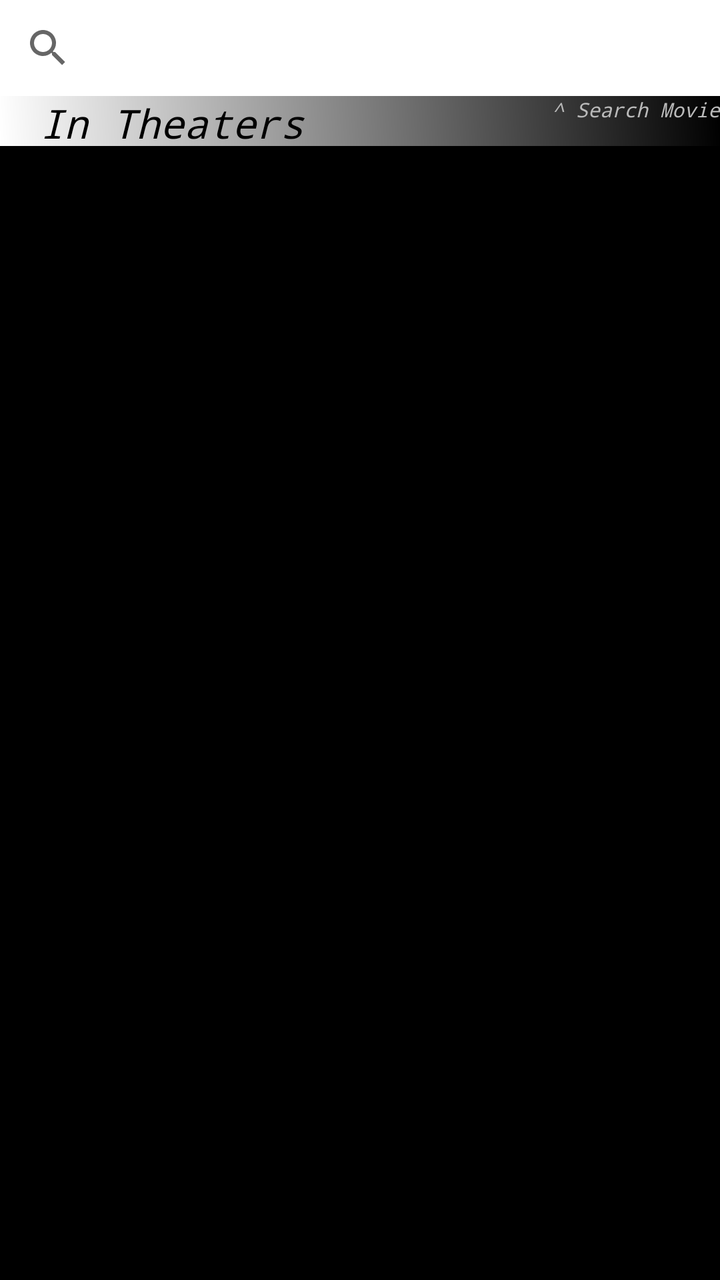
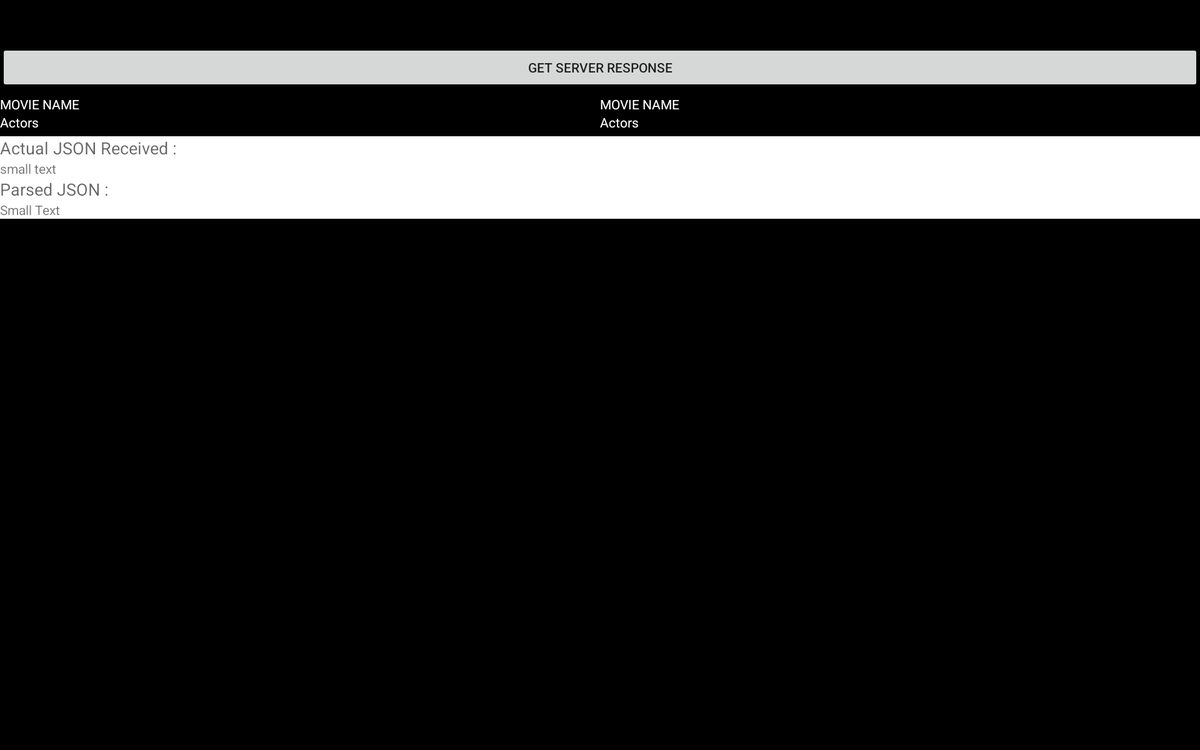

First picture: res/layout/ on a phone held upright. Second picture: the repository's own variant of that layout, on a device whose configuration matches the variant's folder. Source for both follows.
<!-- AndroidManifest.xml: application theme AppTheme -->
<!-- res/layout/content_main.xml -->
<?xml version="1.0" encoding="utf-8"?>
<RelativeLayout xmlns:android="http://schemas.android.com/apk/res/android"
    xmlns:app="http://schemas.android.com/apk/res-auto"
    xmlns:tools="http://schemas.android.com/tools"
    android:layout_width="match_parent"
    android:layout_height="match_parent"
android:background="#000000"
    app:layout_behavior="@string/appbar_scrolling_view_behavior"
    tools:context="com.creativeDApps.movieFinder.MainActivity"
    tools:showIn="@layout/activity_main">
    <SearchView
        android:layout_width="wrap_content"
        android:layout_height="wrap_content"
        android:id="@+id/searchView"
        android:background="#FFFFFF"
        android:layout_alignParentTop="true"
        android:layout_alignParentLeft="true"
        android:layout_alignParentStart="true"
        android:layout_alignParentRight="true"
        android:layout_alignParentEnd="true"
        android:queryHint="@string/abc_search_hint" />

    <ScrollView
        android:layout_width="match_parent"
        android:layout_height="wrap_content"
        android:id="@+id/scrollView"
        android:layout_alignParentLeft="true"
        android:layout_alignParentStart="true"
        android:layout_below="@+id/searchView">

<RelativeLayout
    android:layout_width="match_parent"
    android:layout_height="wrap_content">
    <RelativeLayout
        android:layout_width="match_parent"
        android:layout_height="25sp"
        android:background="@drawable/gradient"
        >
    <TextView
        android:layout_width="wrap_content"
        android:layout_height="wrap_content"
        android:text="In Theaters"
        android:layout_alignParentLeft="true"
        android:textSize="20sp"
        android:textStyle="italic"
        android:layout_marginLeft="20sp"
        android:textColor="#000000"
        android:typeface="monospace"/>

        <TextView
            android:layout_width="wrap_content"
            android:layout_height="wrap_content"
            android:text="^ Search Movie"
            android:layout_alignParentRight="true"
            android:textSize="10sp"
            android:textStyle="italic"
            android:layout_marginLeft="10sp"
            android:textColor="#BABABA"
            android:typeface="monospace"/>
    </RelativeLayout>
    <LinearLayout
            android:layout_marginTop="25sp"
            android:layout_width="match_parent"
            android:layout_height="wrap_content"
            android:id="@+id/layout2"
            android:orientation="vertical">
    <LinearLayout
        android:layout_width="match_parent"
        android:layout_height="wrap_content"
        android:layout_marginTop="5sp"
        android:id="@+id/lay1"
        android:orientation="horizontal"
        android:weightSum="2">

        <ImageView
            android:layout_width="wrap_content"
            android:layout_height="wrap_content"

            android:layout_alignLeft="@id/lay1"
            android:id="@+id/imageView0"
            android:layout_weight="1"/>

        <ImageView
        android:layout_width="wrap_content"
        android:layout_height="wrap_content"
        android:paddingRight="0sp"
        android:layout_alignRight="@id/lay1"


            android:id="@+id/imageView1"
        android:layout_weight="1"/>
    </LinearLayout>
    <LinearLayout
        android:layout_width="match_parent"
        android:layout_height="wrap_content"
        android:orientation="horizontal"
        android:weightSum="2">

        <RelativeLayout
            android:layout_width="match_parent"
            android:layout_height="wrap_content"
            android:layout_weight="1">
         <TextView
            android:layout_width="wrap_content"
            android:textColor="#FFFFFF"
            android:id="@+id/movieName1"
            android:layout_height="wrap_content"
            android:textAllCaps="true"
            android:layout_alignParentLeft="true"
             android:layout_marginLeft="10sp"
             />
        <TextView
            android:layout_width="wrap_content"
            android:id="@+id/actorName1"
            android:textSize="9sp"
            android:layout_below="@id/movieName1"
            android:layout_height="wrap_content"
            android:textColor="#FFFFFF"

            android:layout_alignParentLeft="true"
            android:layout_marginLeft="10sp"/>
        </RelativeLayout>

        <RelativeLayout
            android:layout_width="match_parent"
            android:layout_height="wrap_content"
            android:layout_weight="1">
            <TextView
                android:layout_width="wrap_content"
                android:layout_height="wrap_content"
                android:id="@+id/movieName2"
                android:textColor="#FFFFFF"
                android:textAllCaps="true"
                android:layout_alignParentLeft="true"
                android:layout_marginLeft="10sp"/>
            <TextView
                android:layout_width="wrap_content"
                android:layout_height="wrap_content"
                android:textSize="9sp"
                android:id="@+id/actorName2"
                android:layout_below="@id/movieName2"
                android:text="Actors"
                android:layout_alignParentLeft="true"
                android:layout_marginLeft="10sp"/>
        </RelativeLayout>

    </LinearLayout>
    <LinearLayout
        android:layout_width="match_parent"
        android:layout_marginTop="5sp"
        android:layout_height="wrap_content"
        android:orientation="horizontal"
        android:weightSum="2">
        <ImageView
            android:paddingLeft="0sp"
            android:layout_width="wrap_content"
            android:layout_height="wrap_content"
            android:id="@+id/imageView2"
            android:layout_weight="1"/>
        <ImageView
            android:paddingRight="0sp"
            android:layout_width="wrap_content"
            android:layout_height="wrap_content"
            android:id="@+id/imageView3"
            android:layout_weight="1"/>
    </LinearLayout>
            <LinearLayout
                android:layout_width="match_parent"
                android:layout_height="wrap_content"
                android:orientation="horizontal"
                android:weightSum="2">

                <RelativeLayout
                    android:layout_width="match_parent"
                    android:layout_height="wrap_content"
                    android:layout_weight="1">
                    <TextView
                        android:layout_width="wrap_content"
                        android:textColor="#FFFFFF"
                        android:id="@+id/movieName3"
                        android:layout_height="wrap_content"
                        android:textAllCaps="true"
                        android:layout_alignParentLeft="true"
                        android:layout_marginLeft="10sp"
                        />
                    <TextView
                        android:layout_width="wrap_content"
                        android:id="@+id/actorName3"
                        android:layout_height="wrap_content"
                        android:textColor="#FFFFFF"
                        android:textSize="9sp"
                        android:layout_below="@id/movieName3"
                        android:layout_alignParentLeft="true"
                        android:layout_marginLeft="10sp"/>
                </RelativeLayout>

                <RelativeLayout
                    android:layout_width="match_parent"
                    android:layout_height="wrap_content"
                    android:layout_weight="1">
                    <TextView
                        android:layout_width="wrap_content"
                        android:layout_height="wrap_content"
                        android:id="@+id/movieName4"
                        android:textColor="#FFFFFF"
                        android:textAllCaps="true"
                        android:layout_alignParentLeft="true"
                        android:layout_marginLeft="10sp"/>
                    <TextView
                        android:layout_width="wrap_content"
                        android:layout_height="wrap_content"
                        android:textSize="9sp"
                        android:id="@+id/actorName4"
                        android:layout_below="@id/movieName4"
                        android:textColor="#FFFFFF"
                        android:layout_alignParentLeft="true"
                        android:layout_marginLeft="10sp"/>
                </RelativeLayout>

            </LinearLayout>


            <LinearLayout
                android:layout_width="match_parent"
                android:layout_height="wrap_content"
                android:orientation="horizontal"
                android:weightSum="2">
                <ImageView
                    android:paddingLeft="0sp"
                    android:layout_width="wrap_content"
                    android:layout_height="wrap_content"
                    android:id="@+id/imageView4"
                    android:layout_weight="1"/>
                <ImageView
                    android:paddingRight="0sp"
                    android:layout_width="wrap_content"
                    android:layout_height="wrap_content"
                    android:id="@+id/imageView5"
                    android:layout_weight="1"/>
            </LinearLayout>
            <LinearLayout
                android:layout_width="match_parent"
                android:layout_height="wrap_content"
                android:orientation="horizontal"
                android:weightSum="2">

                <RelativeLayout
                    android:layout_width="match_parent"
                    android:layout_height="wrap_content"
                    android:layout_weight="1">
                    <TextView
                        android:layout_width="wrap_content"
                        android:textColor="#FFFFFF"
                        android:id="@+id/movieName5"
                        android:layout_height="wrap_content"
                        android:textAllCaps="true"
                        android:layout_alignParentLeft="true"
                        android:layout_marginLeft="10sp"
                        />
                    <TextView
                        android:layout_width="wrap_content"
                        android:id="@+id/actorName5"
                        android:textSize="9sp"
                        android:layout_below="@id/movieName5"
                        android:layout_height="wrap_content"
                        android:textColor="#FFFFFF"

                        android:layout_alignParentLeft="true"
                        android:layout_marginLeft="10sp"/>
                </RelativeLayout>

                <RelativeLayout
                    android:layout_width="match_parent"
                    android:layout_height="wrap_content"
                    android:layout_weight="1">
                    <TextView
                        android:layout_width="wrap_content"
                        android:layout_height="wrap_content"
                        android:id="@+id/movieName6"
                        android:textColor="#FFFFFF"
                        android:textAllCaps="true"
                        android:layout_alignParentLeft="true"
                        android:layout_marginLeft="10sp"/>
                    <TextView
                        android:layout_width="wrap_content"
                        android:layout_height="wrap_content"
                        android:textSize="9sp"
                        android:id="@+id/actorName6"
                        android:layout_below="@id/movieName6"
                        android:textColor="#FFFFFF"
                        android:layout_alignParentLeft="true"
                        android:layout_marginLeft="10sp"/>
                </RelativeLayout>

            </LinearLayout>


            <LinearLayout
                android:layout_width="match_parent"
                android:layout_height="wrap_content"
                android:orientation="horizontal"
                android:weightSum="2">
                <ImageView
                    android:paddingLeft="0sp"
                    android:layout_width="wrap_content"
                    android:layout_height="wrap_content"
                    android:id="@+id/imageView6"
                    android:layout_weight="1"/>
                <ImageView
                    android:paddingRight="0sp"
                    android:layout_width="wrap_content"
                    android:layout_height="wrap_content"
                    android:id="@+id/imageView7"
                    android:layout_weight="1"/>
            </LinearLayout>
            <LinearLayout
                android:layout_width="match_parent"
                android:layout_height="wrap_content"
                android:orientation="horizontal"
                android:weightSum="2">

                <RelativeLayout
                    android:layout_width="match_parent"
                    android:layout_height="wrap_content"
                    android:layout_weight="1">
                    <TextView
                        android:layout_width="wrap_content"
                        android:textColor="#FFFFFF"
                        android:id="@+id/movieName7"
                        android:layout_height="wrap_content"
                        android:textAllCaps="true"
                        android:layout_alignParentLeft="true"
                        android:layout_marginLeft="10sp"
                        />
                    <TextView
                        android:layout_width="wrap_content"
                        android:id="@+id/actorName7"
                        android:layout_below="@id/movieName7"
                        android:layout_height="wrap_content"
                        android:textColor="#FFFFFF"
                        android:textSize="9sp"
                        android:layout_alignParentLeft="true"
                        android:layout_marginLeft="10sp"/>
                </RelativeLayout>

                <RelativeLayout
                    android:layout_width="match_parent"
                    android:layout_height="wrap_content"
                    android:layout_weight="1">
                    <TextView
                        android:layout_width="wrap_content"
                        android:layout_height="wrap_content"
                        android:id="@+id/movieName8"
                        android:textColor="#FFFFFF"
                        android:textAllCaps="true"
                        android:layout_alignParentLeft="true"
                        android:layout_marginLeft="10sp"/>
                    <TextView
                        android:layout_width="wrap_content"
                        android:layout_height="wrap_content"
                        android:id="@+id/actorName8"
                        android:textSize="9sp"
                        android:layout_below="@id/movieName8"
                        android:textColor="#FFFFFF"
                        android:layout_alignParentLeft="true"
                        android:layout_marginLeft="10sp"/>
                </RelativeLayout>

            </LinearLayout>




        </LinearLayout>
<RelativeLayout
    android:layout_width="match_parent"
    android:layout_height="wrap_content"
    android:layout_below="@id/layout2"
  >
    <TextView
            android:layout_width="wrap_content"
            android:layout_height="wrap_content"
            android:textAppearance="?android:attr/textAppearanceMedium"
            android:id="@+id/textView"
            android:layout_alignParentLeft="true"
            android:layout_alignParentStart="true" />

        <TextView
            android:layout_width="wrap_content"
            android:layout_height="wrap_content"
            android:textAppearance="?android:attr/textAppearanceSmall"
            android:id="@+id/textView2"
            android:layout_below="@+id/textView"
            android:layout_alignParentLeft="true"
            android:layout_alignParentStart="true"
           />

        <TextView
            android:layout_width="wrap_content"
            android:layout_height="wrap_content"
            android:textAppearance="?android:attr/textAppearanceMedium"
            android:id="@+id/textView3"
            android:layout_below="@+id/textView2"
            android:layout_alignParentLeft="true"
            android:layout_alignParentStart="true" />

        <TextView
            android:layout_width="wrap_content"
            android:layout_height="wrap_content"
            android:textAppearance="?android:attr/textAppearanceSmall"
            android:layout_below="@id/textView3"
            android:id="@+id/textView4" />
    <TextView
        android:layout_width="wrap_content"
        android:layout_height="wrap_content"
        android:textAppearance="?android:attr/textAppearanceSmall"
        android:layout_below="@id/textView4"
        android:id="@+id/test" />

</RelativeLayout>
</RelativeLayout>
       </ScrollView>
</RelativeLayout>
<!-- resources referenced by this layout -->
<resources>
  <!-- drawable gradient (drawable) -->
  <?xml version="1.0" encoding="utf-8"?>
      <shape xmlns:android="http://schemas.android.com/apk/res/android"
          android:shape="rectangle">
          <gradient
              android:startColor="#FFFFFF"
              android:endColor="#000000"
              android:angle="45"/>
  
  </shape>
  <style name="AppTheme" parent="Theme.AppCompat.Light.DarkActionBar">
          
          <item name="colorPrimary">@color/colorPrimary</item>
          <item name="colorPrimaryDark">@color/colorPrimaryDark</item>
          <item name="colorAccent">@color/colorAccent</item>
      </style>
  <color name="colorPrimary">#3F51B5</color>
  <color name="colorPrimaryDark">#303F9F</color>
  <color name="colorAccent">#FF4081</color>
</resources>
<!-- res/layout-xlarge/content_main.xml (the author's variant of the layout above) -->
<!-- drawn on a large tablet held sideways -->
<?xml version="1.0" encoding="utf-8"?>
<RelativeLayout xmlns:android="http://schemas.android.com/apk/res/android"
    xmlns:app="http://schemas.android.com/apk/res-auto"
    xmlns:tools="http://schemas.android.com/tools"
    android:layout_width="match_parent"
    android:layout_height="match_parent"
android:background="#000000"
    app:layout_behavior="@string/appbar_scrolling_view_behavior"
    tools:context="com.creativeDApps.movieFinder.MainActivity"
    tools:showIn="@layout/activity_main">
    <SearchView
        android:layout_width="wrap_content"
        android:layout_height="wrap_content"
        android:id="@+id/searchView"
        android:layout_alignParentTop="true"
        android:layout_alignParentLeft="true"
        android:layout_alignParentStart="true"
        android:layout_alignParentRight="true"
        android:layout_alignParentEnd="true"
        android:queryHint="@string/abc_search_hint" />

    <Button
        android:layout_width="match_parent"
        android:layout_height="wrap_content"
        android:text="Get Server Response"
        android:id="@+id/button"
        android:layout_below="@+id/searchView"
        android:layout_alignParentLeft="true"
        android:layout_alignParentStart="true" />

    <ScrollView
        android:layout_width="match_parent"
        android:layout_height="wrap_content"
        android:id="@+id/scrollView"
        android:layout_below="@+id/button"
        android:layout_alignParentLeft="true"
        android:layout_alignParentStart="true">

<RelativeLayout
    android:layout_width="match_parent"
    android:layout_height="wrap_content">
        <LinearLayout
            android:layout_width="match_parent"
            android:layout_height="wrap_content"
            android:id="@+id/layout2"
            android:orientation="vertical">
    <LinearLayout
        android:layout_width="match_parent"
        android:layout_height="wrap_content"
        android:layout_marginTop="5sp"
        android:orientation="horizontal"
        android:weightSum="2">

        <ImageView
            android:layout_width="wrap_content"
            android:layout_height="wrap_content"
            android:layout_alignLeft="@+id/ImageView"
            android:id="@+id/imageView0"
            android:layout_weight="1"/>

        <ImageView
        android:layout_width="wrap_content"
        android:layout_height="wrap_content"
        android:paddingRight="0sp"
        android:id="@+id/imageView1"
        android:layout_weight="1"/>
    </LinearLayout>
    <LinearLayout
        android:layout_width="match_parent"
        android:layout_height="wrap_content"
        android:orientation="horizontal"
        android:weightSum="2">

        <RelativeLayout
            android:layout_width="match_parent"
            android:layout_height="wrap_content"
            android:layout_weight="1">
         <TextView
            android:layout_width="wrap_content"
            android:textColor="#FFFFFF"
            android:id="@+id/movieName1"
            android:layout_height="wrap_content"
            android:text="Movie Name"
            android:textAllCaps="true"/>
        <TextView
            android:layout_width="wrap_content"
            android:id="@+id/actorName1"
            android:layout_below="@id/movieName1"
            android:layout_height="wrap_content"
            android:textColor="#FFFFFF"
            android:text="Actors"/>
        </RelativeLayout>

        <RelativeLayout
            android:layout_width="match_parent"
            android:layout_height="wrap_content"
            android:layout_weight="1">
            <TextView
                android:layout_width="wrap_content"
                android:layout_height="wrap_content"
                android:id="@+id/movieName2"
                android:text="Movie Name"
                android:textColor="#FFFFFF"
                android:textAllCaps="true"/>
            <TextView
                android:layout_width="wrap_content"
                android:layout_height="wrap_content"
                android:id="@+id/actorName2"
                android:layout_below="@id/movieName2"
                android:textColor="#FFFFFF"
                android:text="Actors"/>
        </RelativeLayout>

    </LinearLayout>
    <LinearLayout
        android:layout_width="match_parent"
        android:layout_marginTop="5sp"
        android:layout_height="wrap_content"
        android:orientation="horizontal"
        android:weightSum="2">
        <ImageView
            android:paddingLeft="0sp"
            android:layout_width="wrap_content"
            android:layout_height="wrap_content"
            android:id="@+id/imageView2"
            android:layout_weight="1"/>
        <ImageView
            android:paddingRight="0sp"
            android:layout_width="wrap_content"
            android:layout_height="wrap_content"
            android:id="@+id/imageView3"
            android:layout_weight="1"/>
    </LinearLayout>

            <LinearLayout
                android:layout_width="match_parent"
                android:layout_height="wrap_content"
                android:orientation="horizontal"
                android:weightSum="2">
                <ImageView
                    android:paddingLeft="0sp"
                    android:layout_width="wrap_content"
                    android:layout_height="wrap_content"
                    android:id="@+id/imageView4"
                    android:layout_weight="1"/>
                <ImageView
                    android:paddingRight="0sp"
                    android:layout_width="wrap_content"
                    android:layout_height="wrap_content"
                    android:id="@+id/imageView5"
                    android:layout_weight="1"/>
            </LinearLayout>

            <LinearLayout
                android:layout_width="match_parent"
                android:layout_height="wrap_content"
                android:orientation="horizontal"
                android:weightSum="2">
                <ImageView
                    android:paddingLeft="0sp"
                    android:layout_width="wrap_content"
                    android:layout_height="wrap_content"
                    android:id="@+id/imageView6"
                    android:layout_weight="1"/>
                <ImageView
                    android:paddingRight="0sp"
                    android:layout_width="wrap_content"
                    android:layout_height="wrap_content"
                    android:id="@+id/imageView7"
                    android:layout_weight="1"/>
            </LinearLayout>

            <LinearLayout
                android:layout_width="match_parent"
                android:layout_height="wrap_content"
                android:orientation="horizontal"
                android:weightSum="2">
                <ImageView
                    android:paddingLeft="0sp"
                    android:layout_width="wrap_content"
                    android:layout_height="wrap_content"
                    android:id="@+id/image9"
                    android:layout_weight="1"/>
                <ImageView
                    android:paddingRight="0sp"
                    android:layout_width="wrap_content"
                    android:layout_height="wrap_content"
                    android:id="@+id/image10"
                    android:layout_weight="1"/>
            </LinearLayout>


        </LinearLayout>
<RelativeLayout
    android:layout_width="match_parent"
    android:layout_height="wrap_content"
    android:layout_below="@id/layout2"
    android:background="#FFFFFF">
    <TextView
            android:layout_width="wrap_content"
            android:layout_height="wrap_content"
            android:textAppearance="?android:attr/textAppearanceMedium"
            android:text="Actual JSON Received :"
            android:id="@+id/textView"
            android:layout_alignParentLeft="true"
            android:layout_alignParentStart="true" />

        <TextView
            android:layout_width="wrap_content"
            android:layout_height="wrap_content"
            android:textAppearance="?android:attr/textAppearanceSmall"
            android:id="@+id/textView2"
            android:layout_below="@+id/textView"
            android:layout_alignParentLeft="true"
            android:layout_alignParentStart="true"
            android:text="small text" />

        <TextView
            android:layout_width="wrap_content"
            android:layout_height="wrap_content"
            android:textAppearance="?android:attr/textAppearanceMedium"
            android:text="Parsed JSON :"
            android:id="@+id/textView3"
            android:layout_below="@+id/textView2"
            android:layout_alignParentLeft="true"
            android:layout_alignParentStart="true" />

        <TextView
            android:layout_width="wrap_content"
            android:layout_height="wrap_content"
            android:textAppearance="?android:attr/textAppearanceSmall"
            android:text="Small Text"
            android:layout_below="@id/textView3"
            android:id="@+id/textView4" />
</RelativeLayout>
</RelativeLayout>
       </ScrollView>
</RelativeLayout>
<!-- resources referenced by the variant -->
<!-- as a large tablet held sideways resolves them -->
<resources>
  <style name="AppTheme" parent="Theme.AppCompat.Light.DarkActionBar">
          
          <item name="colorPrimary">@color/colorPrimary</item>
          <item name="colorPrimaryDark">@color/colorPrimaryDark</item>
          <item name="colorAccent">@color/colorAccent</item>
      </style>
  <color name="colorPrimary">#3F51B5</color>
  <color name="colorPrimaryDark">#303F9F</color>
  <color name="colorAccent">#FF4081</color>
</resources>
